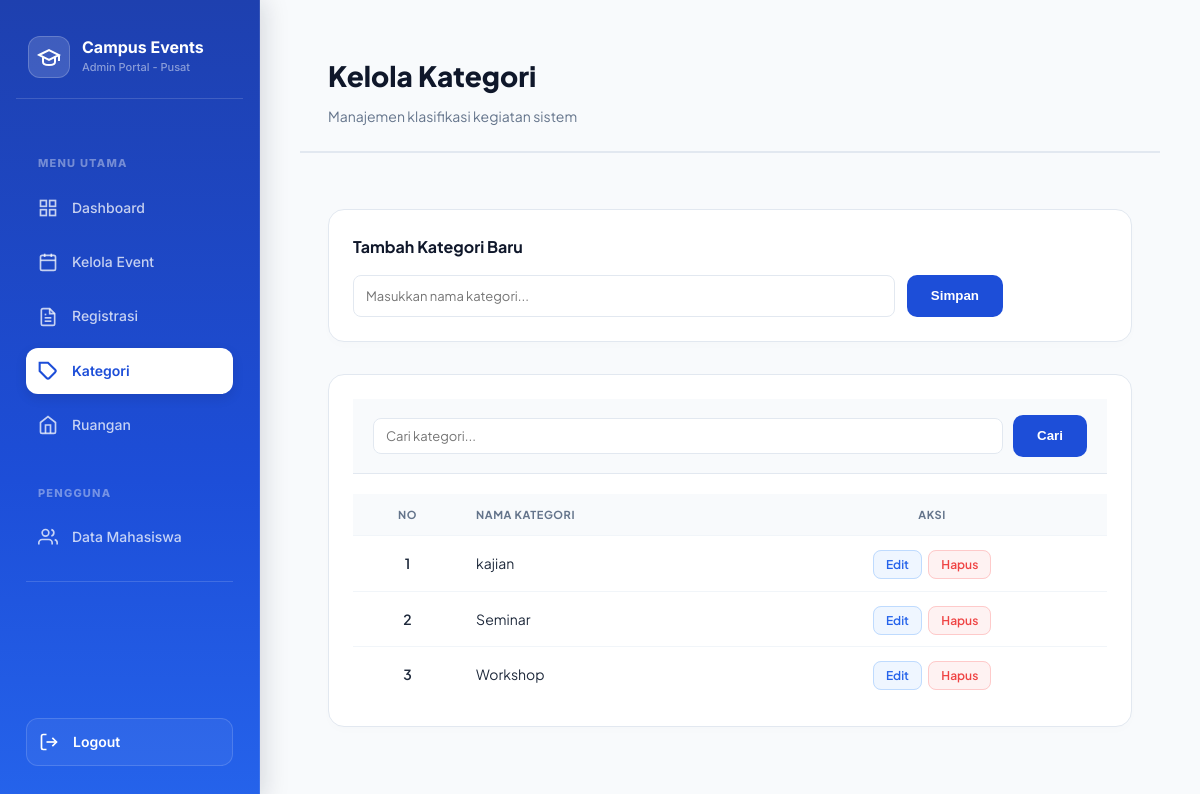
Screenshot of /pages/admin/kategori.php (signed in) with the database file from the repository.
### tables this page shows
CREATE TABLE `kategori_event` (
  `id_kategori` int NOT NULL,
  `nama_kategori` varchar(100) NOT NULL
);

### includes/functions.php (called while the page is built, shortened)
<?php
function bersihkan($data) {
    global $koneksi;
    $data = trim($data);
    $data = stripslashes($data);
    $data = htmlspecialchars($data, ENT_QUOTES, 'UTF-8');
    return mysqli_real_escape_string($koneksi, $data);
}
?>

### pages/admin/kategori.php (the view, shortened to what this page needs)
<?php
require_once '../../config/koneksi.php';
require_once '../../includes/functions.php';
$is_edit = false;
$nama_kategori_val = '';
$cari        = bersihkan($_GET['cari'] ?? '');
$per_halaman = 10;
$hal_ini     = max(1, (int)($_GET['hal'] ?? 1));
$offset      = ($hal_ini - 1) * $per_halaman;
$where = "";
$list_kategori = mysqli_query($koneksi,
    "SELECT * FROM kategori_event
     $where
     ORDER BY nama_kategori ASC
     LIMIT $per_halaman OFFSET $offset"
);
?>
<?php include '../../includes/header.php'; ?>
<div class="app-wrapper">
    <?php include '../../includes/sidebar_admin.php'; ?>
    <main class="main-content">
        <div class="topbar">
            <div>
                <div class="topbar-judul">Kelola Kategori</div>
                <div class="topbar-sub">Manajemen klasifikasi kegiatan sistem</div>
            </div>
        </div>
        <div class="page-content">
            <div class="card">
                <h3 class="card-judul-inline"><?= $is_edit ? 'Ubah Data Kategori' : 'Tambah Kategori Baru' ?></h3>
                <form method="POST" action="kategori.php" style="margin-top: 15px;">
                    <div class="form-group-premium">
                        <input type="text" class="input-premium" name="nama_kategori" placeholder="Masukkan nama kategori..." value="<?= htmlspecialchars($nama_kategori_val) ?>" required>
                        <button type="submit" name="simpan_kategori" class="btn-utama-premium">Simpan</button>
                    </div>
                </form>
            </div>
            <div class="card">
                <form method="GET" action="" style="margin-bottom: 20px;">
                    <div class="cari-filter">
                        <input type="text" class="input-cari" name="cari" placeholder="Cari kategori..." value="<?= htmlspecialchars($cari) ?>">
                        <button type="submit" class="btn-utama-premium">Cari</button>
                    </div>
                </form>
                <div class="tabel-wrapper">
                    <table>
                        <thead>
                            <tr>
                                <th style="text-align: center;">No</th>
                                <th>Nama Kategori</th>
                                <th style="text-align: center;">Aksi</th>
                            </tr>
                        </thead>
                        <tbody>
                            <?php if (mysqli_num_rows($list_kategori) === 0): ?>
                                <tr><td colspan="3" class="empty-state">Tidak ada kategori ditemukan.</td></tr>
                            <?php else: $no = $offset + 1; while ($row = mysqli_fetch_assoc($list_kategori)): ?>
                            <tr>
                                <td style="text-align: center; font-weight: 600;"><?= $no++ ?></td>
                                <td><?= htmlspecialchars($row['nama_kategori']) ?></td>
                                <td style="text-align: center;">
                                    <a href="?aksi=edit&id=<?= $row['id_kategori'] ?>" class="btn-aksi btn-edit-color">Edit</a>
                                    <a href="#" onclick="konfirmasiHapus('?aksi=hapus&id=<?= $row['id_kategori'] ?>', '<?= htmlspecialchars($row['nama_kategori']) ?>')" class="btn-aksi btn-hapus-color">Hapus</a>
                                </td>
                            </tr>
                            <?php endwhile; endif; ?>
                        </tbody>
                    </table>
                </div>
            </div>
        </div>
    </main>
</div>
<?php include '../../includes/footer.php'; ?>

### assets/css/style.css (style rules this page uses)
:root { --biru-utama: #1e40af; --biru-muda: #3b82f6; --biru-gelap: #1e3a8a; --biru-bg: #eff6ff; --putih: #ffffff; --abu-terang: #f8fafc; --abu-border: #e2e8f0; --abu-teks: #64748b; --gelap: #1e293b; --hijau: #059669; --merah: #dc2626; --kuning: #d97706; --sidebar-w: 240px; --radius: 10px; --shadow: 0 1px 3px rgba(0,0,0,.08), 0 1px 2px rgba(0,0,0,.04); --shadow-md: 0 4px 12px rgba(0,0,0,.1); }
*, *::before, *::after { box-sizing: border-box; margin: 0; padding: 0; }
body { font-family: 'Plus Jakarta Sans', sans-serif; background: var(--abu-terang); color: var(--gelap); line-height: 1.6; font-size: 14px; }
a { text-decoration: none; color: inherit; }
.app-wrapper { display: flex; min-height: 100vh; }
.main-content { margin-left: var(--sidebar-w); flex: 1; display: flex; flex-direction: column; min-height: 100vh; }
.topbar { background: var(--putih); border-bottom: 1px solid var(--abu-border); padding: 14px 28px; display: flex; align-items: center; justify-content: space-between; position: sticky; top: 0; z-index: 50; }
.topbar-judul { font-size: 18px; font-weight: 700; }
.topbar-sub { font-size: 13px; color: var(--abu-teks); }
.page-content { padding: 24px 28px; flex: 1; }
.card { background: var(--putih); border: 1px solid var(--abu-border); border-radius: var(--radius); box-shadow: var(--shadow); overflow: hidden; }
.tabel-wrapper { overflow-x: auto; }
table { width: 100%; border-collapse: collapse; }
th { background: var(--abu-terang); color: var(--abu-teks); font-size: 11px; font-weight: 700; text-transform: uppercase; letter-spacing: .05em; padding: 10px 14px; text-align: left; border-bottom: 1px solid var(--abu-border); white-space: nowrap; }
td { padding: 12px 14px; border-bottom: 1px solid var(--abu-border); vertical-align: middle; font-size: 13px; }
tr:last-child td { border-bottom: none; }
.form-kontrol, input[type="text"], input[type="email"], input[type="password"], input[type="date"], input[type="time"], input[type="number"], select, textarea { width: 100%; padding: 9px 12px; border: 1.5px solid var(--abu-border); border-radius: 8px; font-size: 13px; font-family: inherit; color: var(--gelap); background: var(--putih); transition: border-color .2s, box-shadow .2s; outline: none; }
.cari-filter { display: flex; gap: 10px; align-items: center; flex-wrap: wrap; padding: 16px 20px; border-bottom: 1px solid var(--abu-border); background: var(--abu-terang); }
.input-cari { flex: 1; min-width: 200px; padding: 8px 12px 8px 36px; border: 1.5px solid var(--abu-border); border-radius: 8px; font-size: 13px; font-family: inherit; outline: none; transition: border-color .2s; }

### includes/header.php (style rules this page uses)
.page-content { animation: fadeInUp 0.4s ease; }

### includes/sidebar_admin.php (style rules this page uses)
:root { --royal-blue: #1d4ed8; --text-light: #ffffff; --text-ghost: rgba(255, 255, 255, 0.75); --text-label: rgba(255, 255, 255, 0.85); }

### rows the page displays
kategori_event: nama_kategori "kajian"
kategori_event: nama_kategori "Seminar"
kategori_event: nama_kategori "Workshop"

### other values shown
$_SESSION['organisasi'] "Pusat"
